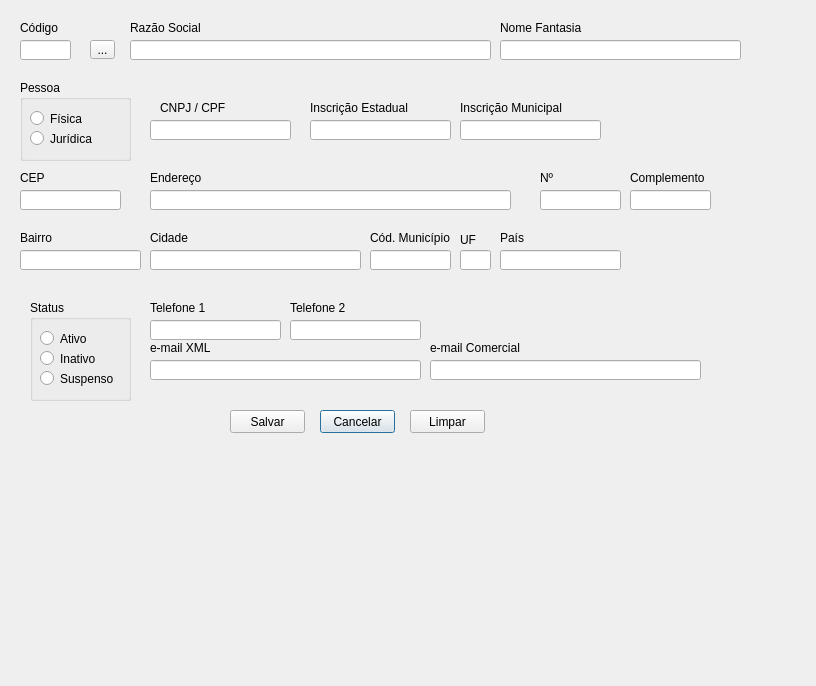
<?xml version="1.0" encoding="UTF-8"?>
<ui version="4.0">
 <class>Dialog</class>
 <widget class="QDialog" name="Dialog">
  <property name="geometry">
   <rect>
    <x>0</x>
    <y>0</y>
    <width>816</width>
    <height>686</height>
   </rect>
  </property>
  <property name="windowTitle">
   <string>Dialog</string>
  </property>
  <widget class="QLabel" name="label_2">
   <property name="geometry">
    <rect>
     <x>130</x>
     <y>20</y>
     <width>81</width>
     <height>16</height>
    </rect>
   </property>
   <property name="text">
    <string>Razão Social</string>
   </property>
  </widget>
  <widget class="QLineEdit" name="cmpInscricaoEstadual">
   <property name="geometry">
    <rect>
     <x>310</x>
     <y>120</y>
     <width>141</width>
     <height>20</height>
    </rect>
   </property>
  </widget>
  <widget class="QLabel" name="label_7">
   <property name="geometry">
    <rect>
     <x>540</x>
     <y>170</y>
     <width>81</width>
     <height>16</height>
    </rect>
   </property>
   <property name="text">
    <string>Nº</string>
   </property>
  </widget>
  <widget class="QPushButton" name="btnLimpar">
   <property name="geometry">
    <rect>
     <x>410</x>
     <y>410</y>
     <width>75</width>
     <height>23</height>
    </rect>
   </property>
   <property name="styleSheet">
    <string notr="true">QPushButton::menu-indicator {
    image: url(download.png);
    subcontrol-position: right center;
    subcontrol-origin: padding;
    left: -2px;
}</string>
   </property>
   <property name="text">
    <string>Limpar</string>
   </property>
   <property name="checkable">
    <bool>false</bool>
   </property>
   <property name="autoRepeat">
    <bool>false</bool>
   </property>
   <property name="autoExclusive">
    <bool>false</bool>
   </property>
   <property name="autoDefault">
    <bool>false</bool>
   </property>
   <property name="default">
    <bool>false</bool>
   </property>
   <property name="flat">
    <bool>false</bool>
   </property>
  </widget>
  <widget class="QLineEdit" name="cmpCnpjCpf">
   <property name="geometry">
    <rect>
     <x>150</x>
     <y>120</y>
     <width>141</width>
     <height>20</height>
    </rect>
   </property>
  </widget>
  <widget class="QLabel" name="label_3">
   <property name="geometry">
    <rect>
     <x>500</x>
     <y>20</y>
     <width>101</width>
     <height>16</height>
    </rect>
   </property>
   <property name="text">
    <string>Nome Fantasia</string>
   </property>
  </widget>
  <widget class="QLabel" name="label_26">
   <property name="geometry">
    <rect>
     <x>20</x>
     <y>170</y>
     <width>81</width>
     <height>16</height>
    </rect>
   </property>
   <property name="text">
    <string>CEP</string>
   </property>
  </widget>
  <widget class="QLabel" name="label_28">
   <property name="geometry">
    <rect>
     <x>150</x>
     <y>230</y>
     <width>71</width>
     <height>16</height>
    </rect>
   </property>
   <property name="text">
    <string>Cidade</string>
   </property>
  </widget>
  <widget class="QLineEdit" name="cmpUf">
   <property name="geometry">
    <rect>
     <x>460</x>
     <y>250</y>
     <width>31</width>
     <height>20</height>
    </rect>
   </property>
  </widget>
  <widget class="QLabel" name="label_5">
   <property name="geometry">
    <rect>
     <x>310</x>
     <y>100</y>
     <width>111</width>
     <height>16</height>
    </rect>
   </property>
   <property name="text">
    <string>Inscrição Estadual</string>
   </property>
  </widget>
  <widget class="QLabel" name="label_31">
   <property name="geometry">
    <rect>
     <x>370</x>
     <y>230</y>
     <width>91</width>
     <height>16</height>
    </rect>
   </property>
   <property name="text">
    <string>Cód. Município</string>
   </property>
  </widget>
  <widget class="QLineEdit" name="cmpTelefone2">
   <property name="geometry">
    <rect>
     <x>290</x>
     <y>320</y>
     <width>131</width>
     <height>20</height>
    </rect>
   </property>
  </widget>
  <widget class="QLabel" name="label_14">
   <property name="geometry">
    <rect>
     <x>150</x>
     <y>300</y>
     <width>71</width>
     <height>16</height>
    </rect>
   </property>
   <property name="text">
    <string>Telefone 1</string>
   </property>
  </widget>
  <widget class="QLabel" name="label_25">
   <property name="geometry">
    <rect>
     <x>150</x>
     <y>170</y>
     <width>71</width>
     <height>16</height>
    </rect>
   </property>
   <property name="text">
    <string>Endereço</string>
   </property>
  </widget>
  <widget class="QLineEdit" name="cmpBairro">
   <property name="geometry">
    <rect>
     <x>20</x>
     <y>250</y>
     <width>121</width>
     <height>20</height>
    </rect>
   </property>
  </widget>
  <widget class="QLineEdit" name="cmpCodMunicipio">
   <property name="geometry">
    <rect>
     <x>370</x>
     <y>250</y>
     <width>81</width>
     <height>20</height>
    </rect>
   </property>
  </widget>
  <widget class="QLineEdit" name="cmpCidade">
   <property name="geometry">
    <rect>
     <x>150</x>
     <y>250</y>
     <width>211</width>
     <height>20</height>
    </rect>
   </property>
  </widget>
  <widget class="QToolButton" name="toolButton_2">
   <property name="geometry">
    <rect>
     <x>90</x>
     <y>40</y>
     <width>25</width>
     <height>19</height>
    </rect>
   </property>
   <property name="text">
    <string>...</string>
   </property>
  </widget>
  <widget class="QLabel" name="label_23">
   <property name="geometry">
    <rect>
     <x>430</x>
     <y>340</y>
     <width>111</width>
     <height>16</height>
    </rect>
   </property>
   <property name="text">
    <string>e-mail Comercial</string>
   </property>
  </widget>
  <widget class="QLineEdit" name="cmpRazaoSocial">
   <property name="geometry">
    <rect>
     <x>130</x>
     <y>40</y>
     <width>361</width>
     <height>20</height>
    </rect>
   </property>
  </widget>
  <widget class="QLabel" name="label_17">
   <property name="geometry">
    <rect>
     <x>290</x>
     <y>300</y>
     <width>71</width>
     <height>16</height>
    </rect>
   </property>
   <property name="text">
    <string>Telefone 2</string>
   </property>
  </widget>
  <widget class="QPushButton" name="btnCancelar">
   <property name="geometry">
    <rect>
     <x>320</x>
     <y>410</y>
     <width>75</width>
     <height>23</height>
    </rect>
   </property>
   <property name="text">
    <string>Cancelar</string>
   </property>
  </widget>
  <widget class="QLabel" name="label_29">
   <property name="geometry">
    <rect>
     <x>460</x>
     <y>230</y>
     <width>81</width>
     <height>20</height>
    </rect>
   </property>
   <property name="text">
    <string>UF</string>
   </property>
  </widget>
  <widget class="QLineEdit" name="cmpEmailComercial">
   <property name="geometry">
    <rect>
     <x>430</x>
     <y>360</y>
     <width>271</width>
     <height>20</height>
    </rect>
   </property>
   <property name="text">
    <string/>
   </property>
  </widget>
  <widget class="QLabel" name="label">
   <property name="geometry">
    <rect>
     <x>20</x>
     <y>20</y>
     <width>41</width>
     <height>16</height>
    </rect>
   </property>
   <property name="text">
    <string>Código</string>
   </property>
  </widget>
  <widget class="QLabel" name="label_30">
   <property name="geometry">
    <rect>
     <x>20</x>
     <y>230</y>
     <width>71</width>
     <height>16</height>
    </rect>
   </property>
   <property name="text">
    <string>Bairro</string>
   </property>
  </widget>
  <widget class="QLineEdit" name="cmpPais">
   <property name="geometry">
    <rect>
     <x>500</x>
     <y>250</y>
     <width>121</width>
     <height>20</height>
    </rect>
   </property>
  </widget>
  <widget class="QLabel" name="label_6">
   <property name="geometry">
    <rect>
     <x>460</x>
     <y>100</y>
     <width>121</width>
     <height>16</height>
    </rect>
   </property>
   <property name="text">
    <string>Inscrição Municipal</string>
   </property>
  </widget>
  <widget class="QLineEdit" name="cmpNomeFantasia">
   <property name="geometry">
    <rect>
     <x>500</x>
     <y>40</y>
     <width>241</width>
     <height>20</height>
    </rect>
   </property>
  </widget>
  <widget class="QLineEdit" name="cmpCodigo">
   <property name="geometry">
    <rect>
     <x>20</x>
     <y>40</y>
     <width>51</width>
     <height>20</height>
    </rect>
   </property>
  </widget>
  <widget class="QLineEdit" name="cmpEndereco">
   <property name="geometry">
    <rect>
     <x>150</x>
     <y>190</y>
     <width>361</width>
     <height>20</height>
    </rect>
   </property>
   <property name="text">
    <string/>
   </property>
  </widget>
  <widget class="QLineEdit" name="cmpEmailXml">
   <property name="geometry">
    <rect>
     <x>150</x>
     <y>360</y>
     <width>271</width>
     <height>20</height>
    </rect>
   </property>
   <property name="text">
    <string/>
   </property>
  </widget>
  <widget class="QLabel" name="label_4">
   <property name="geometry">
    <rect>
     <x>160</x>
     <y>100</y>
     <width>71</width>
     <height>16</height>
    </rect>
   </property>
   <property name="text">
    <string>CNPJ / CPF</string>
   </property>
  </widget>
  <widget class="QLabel" name="label_32">
   <property name="geometry">
    <rect>
     <x>500</x>
     <y>230</y>
     <width>71</width>
     <height>16</height>
    </rect>
   </property>
   <property name="text">
    <string>País</string>
   </property>
  </widget>
  <widget class="QLineEdit" name="cmpTelefone1">
   <property name="geometry">
    <rect>
     <x>150</x>
     <y>320</y>
     <width>131</width>
     <height>20</height>
    </rect>
   </property>
  </widget>
  <widget class="QLineEdit" name="cmpCep">
   <property name="geometry">
    <rect>
     <x>20</x>
     <y>190</y>
     <width>101</width>
     <height>20</height>
    </rect>
   </property>
  </widget>
  <widget class="QLabel" name="label_27">
   <property name="geometry">
    <rect>
     <x>630</x>
     <y>170</y>
     <width>91</width>
     <height>16</height>
    </rect>
   </property>
   <property name="text">
    <string>Complemento</string>
   </property>
  </widget>
  <widget class="QLineEdit" name="cmpInscricaoEstadual_2">
   <property name="geometry">
    <rect>
     <x>460</x>
     <y>120</y>
     <width>141</width>
     <height>20</height>
    </rect>
   </property>
  </widget>
  <widget class="QLineEdit" name="cmpComplemento">
   <property name="geometry">
    <rect>
     <x>630</x>
     <y>190</y>
     <width>81</width>
     <height>20</height>
    </rect>
   </property>
   <property name="text">
    <string/>
   </property>
  </widget>
  <widget class="QPushButton" name="btnSalvar">
   <property name="geometry">
    <rect>
     <x>230</x>
     <y>410</y>
     <width>75</width>
     <height>23</height>
    </rect>
   </property>
   <property name="text">
    <string>Salvar</string>
   </property>
  </widget>
  <widget class="QLineEdit" name="cmpNum">
   <property name="geometry">
    <rect>
     <x>540</x>
     <y>190</y>
     <width>81</width>
     <height>20</height>
    </rect>
   </property>
  </widget>
  <widget class="QLabel" name="label_18">
   <property name="geometry">
    <rect>
     <x>150</x>
     <y>340</y>
     <width>111</width>
     <height>16</height>
    </rect>
   </property>
   <property name="text">
    <string>e-mail XML</string>
   </property>
  </widget>
  <widget class="QGroupBox" name="groupBox">
   <property name="geometry">
    <rect>
     <x>30</x>
     <y>300</y>
     <width>101</width>
     <height>101</height>
    </rect>
   </property>
   <property name="title">
    <string>Status</string>
   </property>
   <widget class="QRadioButton" name="radioAtivo">
    <property name="geometry">
     <rect>
      <x>10</x>
      <y>30</y>
      <width>82</width>
      <height>17</height>
     </rect>
    </property>
    <property name="text">
     <string>Ativo</string>
    </property>
   </widget>
   <widget class="QRadioButton" name="radioInativo">
    <property name="geometry">
     <rect>
      <x>10</x>
      <y>50</y>
      <width>82</width>
      <height>17</height>
     </rect>
    </property>
    <property name="text">
     <string>Inativo</string>
    </property>
   </widget>
   <widget class="QRadioButton" name="radioSuspenso">
    <property name="geometry">
     <rect>
      <x>10</x>
      <y>70</y>
      <width>82</width>
      <height>17</height>
     </rect>
    </property>
    <property name="text">
     <string>Suspenso</string>
    </property>
   </widget>
  </widget>
  <widget class="QGroupBox" name="groupBox_2">
   <property name="geometry">
    <rect>
     <x>20</x>
     <y>80</y>
     <width>111</width>
     <height>81</height>
    </rect>
   </property>
   <property name="title">
    <string>Pessoa</string>
   </property>
   <widget class="QRadioButton" name="radioJuridica">
    <property name="geometry">
     <rect>
      <x>10</x>
      <y>50</y>
      <width>82</width>
      <height>17</height>
     </rect>
    </property>
    <property name="text">
     <string>Jurídica</string>
    </property>
   </widget>
   <widget class="QRadioButton" name="radioFisica">
    <property name="geometry">
     <rect>
      <x>10</x>
      <y>30</y>
      <width>82</width>
      <height>17</height>
     </rect>
    </property>
    <property name="text">
     <string>Física</string>
    </property>
   </widget>
  </widget>
 </widget>
 <resources/>
 <connections/>
</ui>
